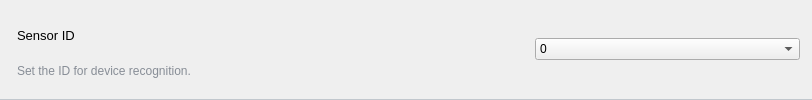
              <widget class="QGroupBox" name="groupBox_4">
               <property name="minimumSize">
                <size>
                 <width>0</width>
                 <height>50</height>
                </size>
               </property>
               <property name="styleSheet">
                <string notr="true">QGroupBox {
	border-top:none;
	border-bottom:1px solid #C1C7CD;
}</string>
               </property>
               <property name="flat">
                <bool>true</bool>
               </property>
               <layout class="QHBoxLayout" name="horizontalLayout_6">
                <item>
                 <layout class="QVBoxLayout" name="verticalLayout_7">
                  <property name="spacing">
                   <number>0</number>
                  </property>
                  <property name="leftMargin">
                   <number>5</number>
                  </property>
                  <property name="topMargin">
                   <number>6</number>
                  </property>
                  <item>
                   <widget class="QLabel" name="label_7">
                    <property name="font">
                     <font>
                      <pointsize>10</pointsize>
                     </font>
                    </property>
                    <property name="styleSheet">
                     <string notr="true"/>
                    </property>
                    <property name="text">
                     <string>Sensor ID</string>
                    </property>
                   </widget>
                  </item>
                  <item>
                   <widget class="QLabel" name="label_8">
                    <property name="styleSheet">
                     <string notr="true">color:rgb(135, 141, 150)</string>
                    </property>
                    <property name="text">
                     <string>Set the ID for device recognition.</string>
                    </property>
                   </widget>
                  </item>
                 </layout>
                </item>
                <item>
                 <spacer name="horizontalSpacer_4">
                  <property name="orientation">
                   <enum>Qt::Orientation::Horizontal</enum>
                  </property>
                  <property name="sizeHint" stdset="0">
                   <size>
                    <width>338</width>
                    <height>20</height>
                   </size>
                  </property>
                 </spacer>
                </item>
                <item>
                 <widget class="QComboBox" name="sensor_id_select">
                  <property name="sizePolicy">
                   <sizepolicy hsizetype="Minimum" vsizetype="Fixed">
                    <horstretch>0</horstretch>
                    <verstretch>0</verstretch>
                   </sizepolicy>
                  </property>
                  <property name="minimumSize">
                   <size>
                    <width>265</width>
                    <height>0</height>
                   </size>
                  </property>
                  <item>
                   <property name="text">
                    <string>0</string>
                   </property>
                  </item>
                  <item>
                   <property name="text">
                    <string>1</string>
                   </property>
                  </item>
                  <item>
                   <property name="text">
                    <string>2</string>
                   </property>
                  </item>
                  <item>
                   <property name="text">
                    <string>3</string>
                   </property>
                  </item>
                 </widget>
                </item>
               </layout>
              </widget>
